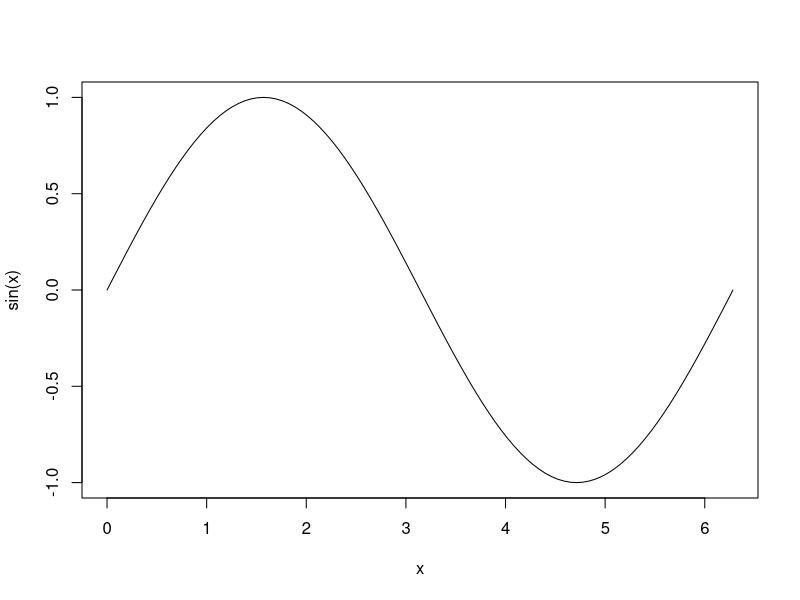
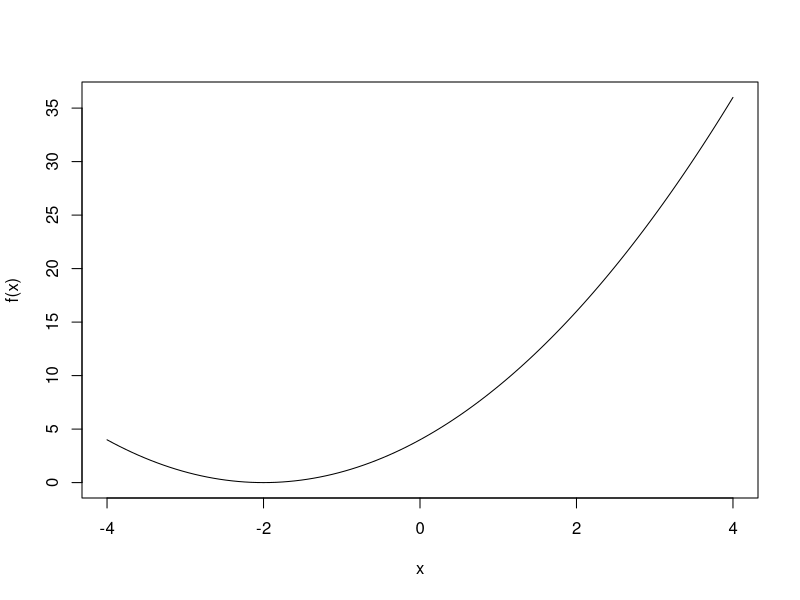
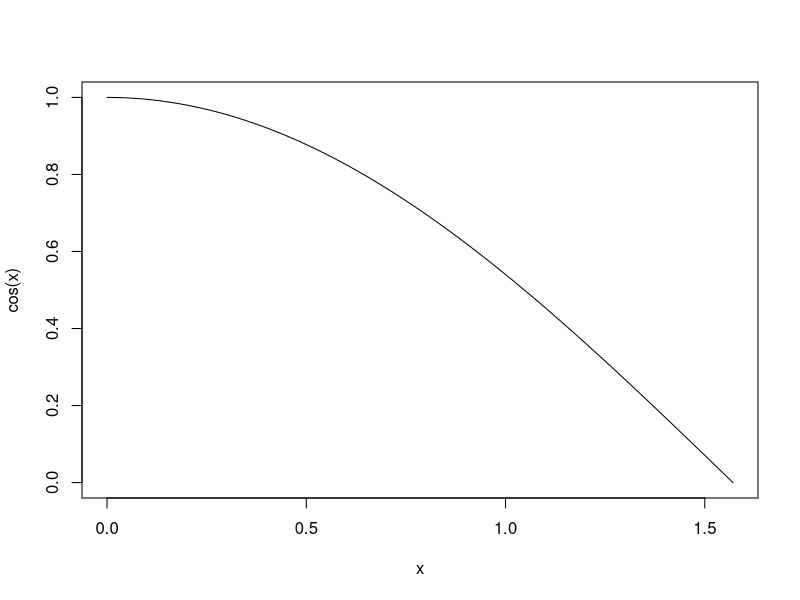
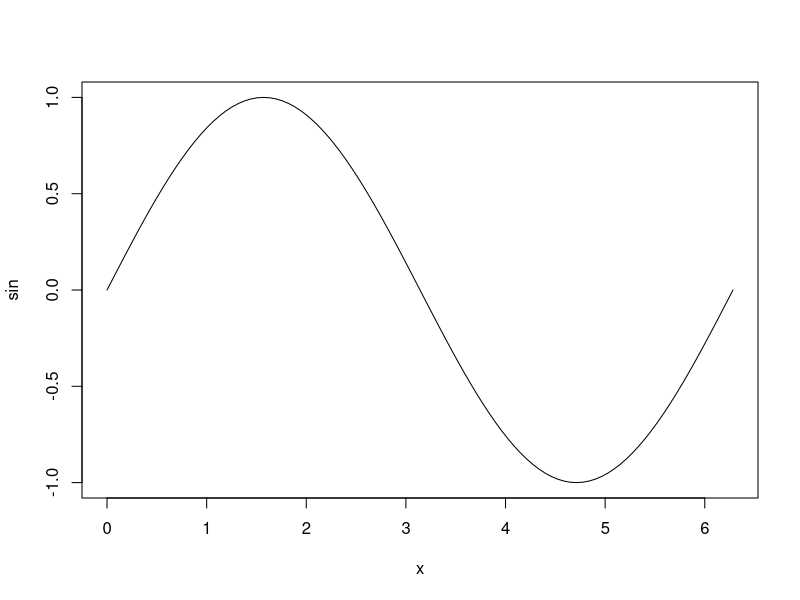

Recreate these plots in R, in order.
## ---- chunk 1
curve(sin, 0, 2*pi)
## ---- chunk 2
f <- function(x) (x^2 + 4*x + 4)
curve(f, -4, 4)
## ---- chunk 3
curve(cos, 0, pi/2)

## ---- chunk 4
# the plot() function also works
plot(sin, 0, 2*pi)
